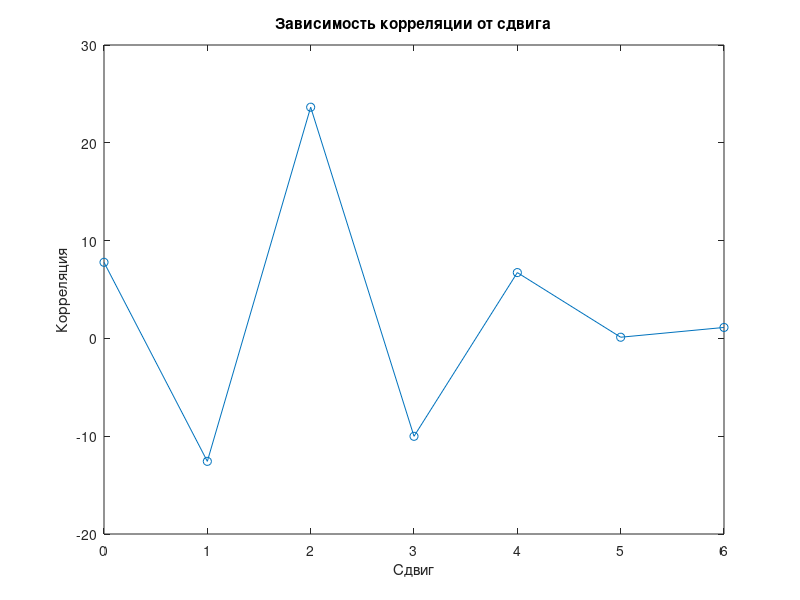
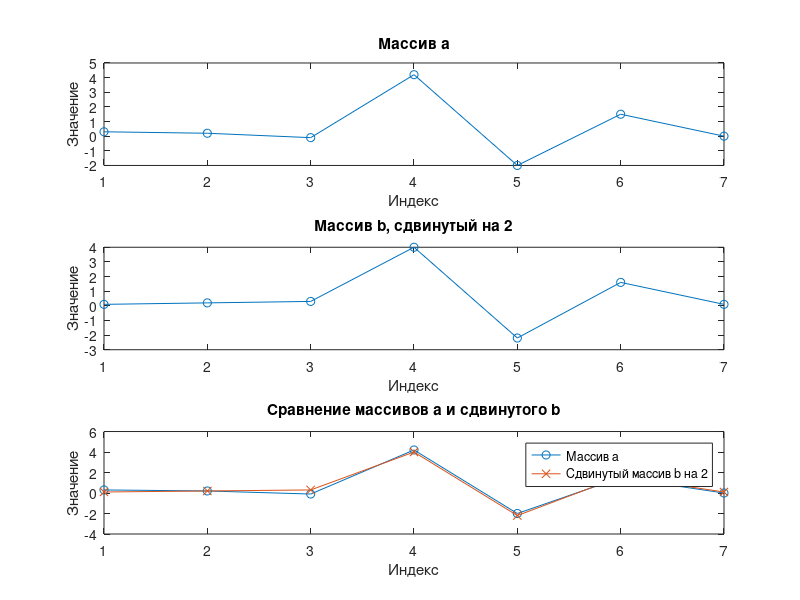

Write MATLAB code to recreate these figures, in order.
% Определение массивов a и b
a = [0.3 0.2 -0.1 4.2 -2 1.5 0];
b = [0.3 4 -2.2 1.6 0.1 0.1 0.2];

% Определение длины массивов
N = length(a);

% Массив для хранения значений корреляции при каждом сдвиге
corr_values = zeros(1, N);

% Цикл для сдвига массива b и вычисления корреляции
for shift = 0:N-1
    b_shifted = circshift(b, shift); % Циклический сдвиг массива b
    corr_values(shift + 1) = sum(a .* b_shifted); % Вычисление корреляции
    disp(['Сдвиг: ', num2str(shift), ', Взаимная корреляция: ', num2str(corr_values(shift + 1))]);
end

% Построение графика зависимости корреляции от сдвига
figure;
plot(0:N-1, corr_values, '-o');
title('Зависимость корреляции от сдвига');
xlabel('Сдвиг');
ylabel('Корреляция');

% Определение максимальной корреляции и сдвига
[max_corr, max_shift] = max(corr_values); % Максимальная корреляция и сдвиг
disp(['Макс. корреляция: ', num2str(max_corr)]);
disp(['Сдвиг, при котором макс. корреляция: ', num2str(max_shift - 1)]);

% Построение графиков массива a и сдвинутого массива b
b_shifted = circshift(b, max_shift - 1); % Массив b, сдвинутый на оптимальный сдвиг

% Графики для массива a и сдвинутого b
figure;

% График для массива a
subplot(3,1,1);
plot(a, '-o');
title('Массив a');
xlabel('Индекс');
ylabel('Значение');

% График для сдвинутого массива b
subplot(3,1,2);
plot(b_shifted, '-o');
title(['Массив b, сдвинутый на ', num2str(max_shift-1)]);
xlabel('Индекс');
ylabel('Значение');

% Сравнение массивов a и сдвинутого b на одном графике
subplot(3,1,3);
plot(a, '-o', 'DisplayName', 'Массив a'); % Массив a
hold on;
plot(b_shifted, '-x', 'DisplayName', ['Сдвинутый массив b на ', num2str(max_shift-1)]); % Сдвинутый b
hold off;
title('Сравнение массивов a и сдвинутого b');
xlabel('Индекс');
ylabel('Значение');
legend;